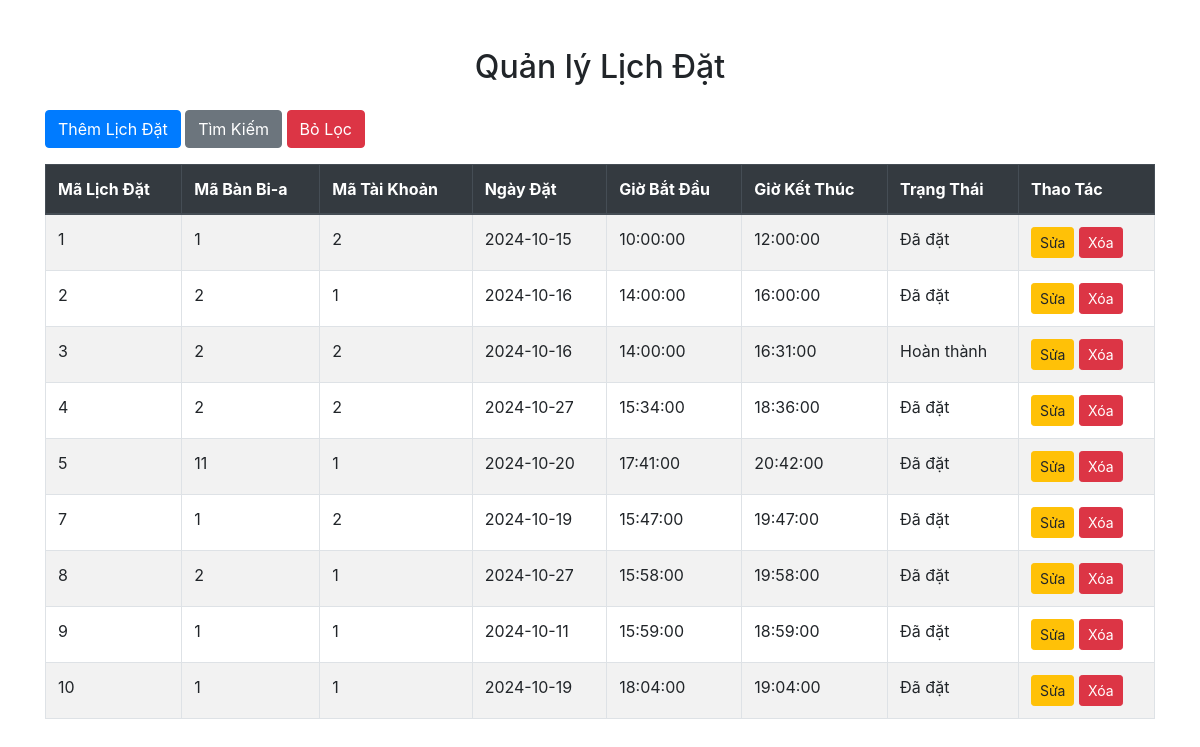
The app's page /Controller/LichDat/manage_lichdat.php with its own data.
### tables this page shows
CREATE TABLE `lichdat` (
  `maLichDat` int(11) NOT NULL,
  `maBanBia` int(11) DEFAULT NULL,
  `maTaiKhoan` int(11) DEFAULT NULL,
  `ngayDat` date NOT NULL,
  `gioBatDau` time NOT NULL,
  `gioKetThuc` time NOT NULL,
  `trangThai` enum('Chờ duyệt','Đã đặt','Đang chơi','Hoàn thành','Đã hủy') NOT NULL DEFAULT 'Chờ duyệt'
);

### Controller/LichDat/manage_lichdat.php (the view, shortened to what this page needs)
<?php
include '../../Connect/connect.php';
$sql = "SELECT * FROM lichdat WHERE 1=1";
$result = $conn->query($sql);
?>
<!DOCTYPE html>
<html lang="vi">
<head>
    <link rel="stylesheet" href="https://stackpath.bootstrapcdn.com/bootstrap/4.5.2/css/bootstrap.min.css">
    <link rel="stylesheet" href="../../View/Home_Admin/admin.css">
</head>
<body>
    <div class="container mt-5">
        <h2 class="text-center mb-4">Quản lý Lịch Đặt</h2>
        <button class="btn btn-primary mb-3" onclick="showAddModal()">Thêm Lịch Đặt</button>
        <button class="btn btn-secondary mb-3" onclick="showSearchModal()">Tìm Kiếm</button>
        <button class="btn btn-danger mb-3" onclick="resetFilters()">Bỏ Lọc</button>
        <table class="table table-striped table-bordered">
            <thead class="thead-dark">
                <tr>
                    <th>Mã Lịch Đặt</th>
                    <th>Mã Bàn Bi-a</th>
                    <th>Mã Tài Khoản</th>
                    <th>Ngày Đặt</th>
                    <th>Giờ Bắt Đầu</th>
                    <th>Giờ Kết Thúc</th>
                    <th>Trạng Thái</th>
                    <th>Thao Tác</th>
                </tr>
            </thead>
            <tbody>
                <?php
                if ($result->num_rows > 0) {
                    while ($row = $result->fetch_assoc()) {
                        echo "<tr>";
                        echo "<td>" . htmlspecialchars($row['maLichDat']) . "</td>";
                        echo "<td>" . htmlspecialchars($row['maBanBia']) . "</td>";
                        echo "<td>" . htmlspecialchars($row['maTaiKhoan']) . "</td>";
                        echo "<td>" . htmlspecialchars($row['ngayDat']) . "</td>";
                        echo "<td>" . htmlspecialchars($row['gioBatDau']) . "</td>";
                        echo "<td>" . htmlspecialchars($row['gioKetThuc']) . "</td>";
                        echo "<td>" . htmlspecialchars($row['trangThai']) . "</td>";
                        echo "<td>";
                        echo "<button class='btn btn-warning btn-sm' onclick=\"editLichDat('"
                             . $row['maLichDat'] . "', '"
                             . $row['maBanBia'] . "', '"
                             . $row['maTaiKhoan'] . "', '"
                             . $row['ngayDat'] . "', '"
                             . $row['gioBatDau'] . "', '"
                             . $row['gioKetThuc'] . "', '"
                             . $row['trangThai'] . "')\">Sửa</button> ";
                        echo "<a href='delete_lichdat.php?id=" . $row['maLichDat'] . "' class='btn btn-danger btn-sm' onclick='return confirm(\"Bạn có chắc chắn muốn xóa lịch đặt này?\")'>Xóa</a> ";
                        echo "</td>";
                        echo "</tr>";
                    }
                } else {
                    echo "<tr><td colspan='8' class='text-center'>Không có lịch đặt nào</td></tr>";
                }
                ?>
            </tbody>
        </table>
    </div>
</body>
</html>

### records on screen
lichdat: maLichDat "1", maBanBia "1", maTaiKhoan "2", ngayDat "2024-10-15", gioBatDau "10:00:00", gioKetThuc "12:00:00", trangThai "Đã đặt"
lichdat: maLichDat "2", maBanBia "2", maTaiKhoan "1", ngayDat "2024-10-16", gioBatDau "14:00:00", gioKetThuc "16:00:00", trangThai "Đã đặt"
lichdat: maLichDat "3", maBanBia "2", maTaiKhoan "2", ngayDat "2024-10-16", gioBatDau "14:00:00", gioKetThuc "16:31:00", trangThai "Hoàn thành"
lichdat: maLichDat "4", maBanBia "2", maTaiKhoan "2", ngayDat "2024-10-27", gioBatDau "15:34:00", gioKetThuc "18:36:00", trangThai "Đã đặt"
lichdat: maLichDat "5", maBanBia "11", maTaiKhoan "1", ngayDat "2024-10-20", gioBatDau "17:41:00", gioKetThuc "20:42:00", trangThai "Đã đặt"
lichdat: maLichDat "7", maBanBia "1", maTaiKhoan "2", ngayDat "2024-10-19", gioBatDau "15:47:00", gioKetThuc "19:47:00", trangThai "Đã đặt"
lichdat: maLichDat "8", maBanBia "2", maTaiKhoan "1", ngayDat "2024-10-27", gioBatDau "15:58:00", gioKetThuc "19:58:00", trangThai "Đã đặt"
lichdat: maLichDat "9", maBanBia "1", maTaiKhoan "1", ngayDat "2024-10-11", gioBatDau "15:59:00", gioKetThuc "18:59:00", trangThai "Đã đặt"
lichdat: maLichDat "10", maBanBia "1", maTaiKhoan "1", ngayDat "2024-10-19", gioBatDau "18:04:00", gioKetThuc "19:04:00", trangThai "Đã đặt"
